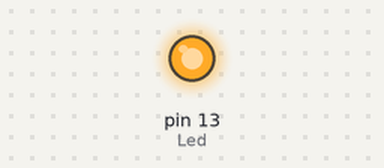
This sketch was run on a simulated Arduino Uno, built with avr-gcc and run on an emulated ATmega328P. Shown: output pins drawn as LEDs (lit = HIGH).

Above: at 0.2 s.
At 20.2 s:
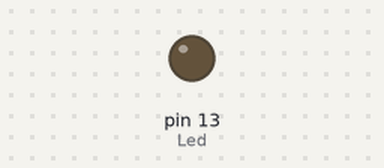
Timing chart, 0 to 22.1 s (numbered marks = the images above):
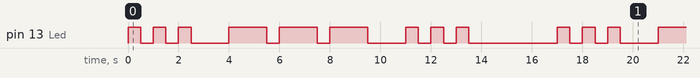

Measured:
- by itself, pin 13 (Led): repeats every 17.0 s: 2 × (LOW 0.50 s, HIGH 0.50 s), LOW 1.5 s, 2 × (HIGH 1.5 s, LOW 0.50 s), HIGH 1.5 s, LOW 1.5 s, 2 × (HIGH 0.50 s, LOW 0.50 s), HIGH 0.50 s, LOW 3.5 s, HIGH 0.50 s
- by itself, everything shown: repeats every 17.0 s, in 18 steps

The sketch:

SOS1.ino
```cpp
int Led = 13;
void setup (){
  pinMode (Led, OUTPUT);
}

void loop () {

  digitalWrite(Led, HIGH);  //dot
  delay (500);              //dotlengte
  digitalWrite(Led, LOW);   //symboolspatie
  delay(500);               //symboolspatie lengte = dotlengte
  digitalWrite(Led, HIGH);  //dot
  delay (500);
  digitalWrite(Led, LOW);
  delay(500);
  digitalWrite(Led, HIGH);  //dot
  delay (500);
  digitalWrite(Led, LOW);   //letterspatie
  delay(1500);              //letterspatie lengte = 3 x dotlengte
  digitalWrite(Led, HIGH);  //dash
  delay (1500);             //dashlengte is 3x dotlengte
  digitalWrite(Led, LOW);   //symboolspatie
  delay(500);               //symboolspatie lengte = dotlengte
  digitalWrite(Led, HIGH);  //dash
  delay (1500);
  digitalWrite(Led, LOW);
  delay(500);
  digitalWrite(Led, HIGH);  //dash
  delay (1500);
  digitalWrite(Led, LOW);   //letterspatie
  delay(1500);
  digitalWrite(Led, HIGH);  //dot
  delay (500);
  digitalWrite(Led, LOW);
  delay(500);
  digitalWrite(Led, HIGH);  //dot
  delay (500);
  digitalWrite(Led, LOW);
  delay(500);
  digitalWrite(Led, HIGH);  //dot
  delay (500);
  digitalWrite(Led, LOW);   //woordspatie
  delay(3500);              //woordspatie lengt = 7x dotlengte
}
```
